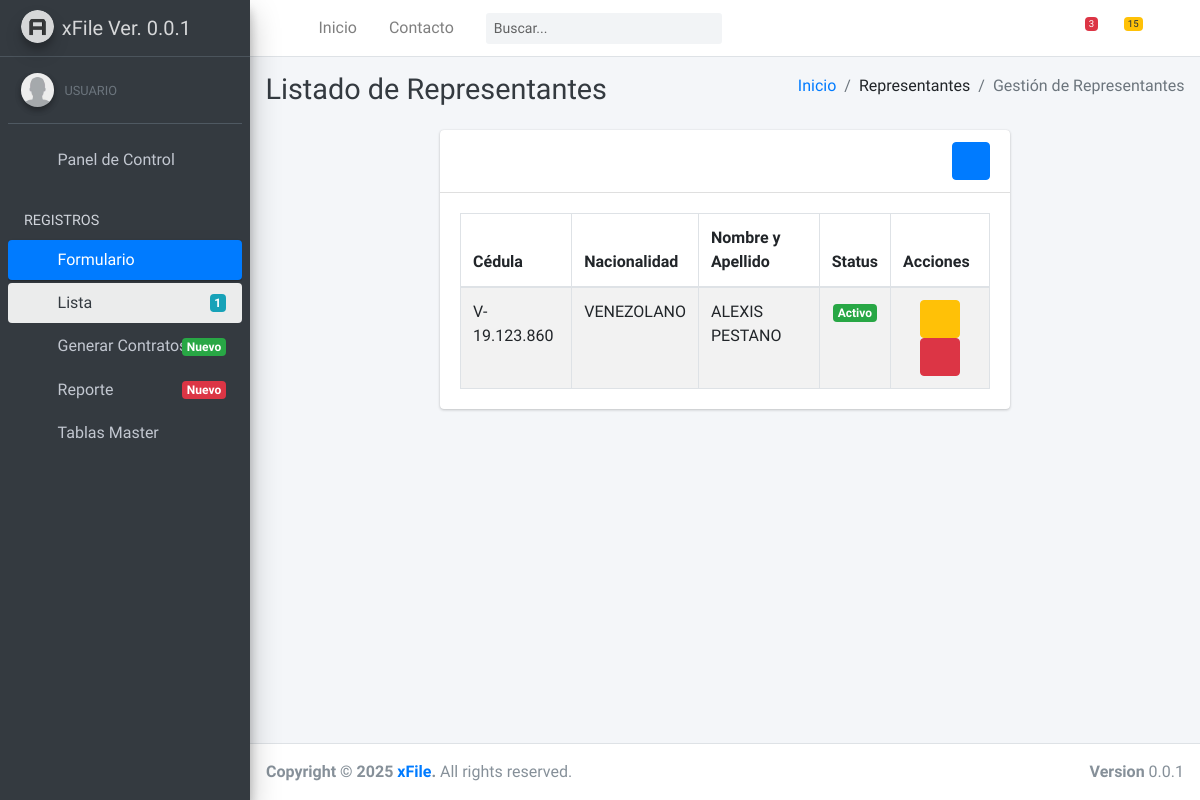
Screenshot of /representantes/ (signed in) with the database file from the repository.
### formulario/models.py (models this page shows, shortened)
class ModeloAuditoria(models.Model):
    us_in = models.CharField('Creado por', max_length=150, null=True, blank=True)
    fe_us_in = models.DateTimeField('Fecha de Creación', auto_now_add=True)
    us_mo = models.CharField('Modificado por', max_length=150, null=True, blank=True)
    fe_us_mo = models.DateTimeField('Fecha de Modificación', auto_now=True)
    class Meta:
        abstract = True

class Representantes(ModeloAuditoria):
    cedula = models.CharField('Cédula', help_text='Cédula del representante', max_length=12, primary_key=True)
    nacionalidad = models.CharField('Nacionalidad', help_text='Nacionalidad', max_length=120)
    ciudadano_ciudadana = models.CharField('Ciudadano/Ciudadana', max_length=20, help_text='Ciudadano/Ciudadana')
    nombre = models.CharField('Nombre y Apellido', help_text='Nombre y apellido del representante', max_length=120)
    entidad = models.ForeignKey(Entidades, on_delete=models.PROTECT, related_name='representante')
    condicion = models.CharField('Condición y/o Caracter Representativo', help_text='Condición y/o Caracter Representativo', max_length=120)
    region = models.CharField('Región', help_text='Región', max_length=120)
    status = models.BooleanField('Estado', default=True, help_text='Estado de actividad')
    class Meta:
        verbose_name = 'Representante'
        verbose_name_plural = 'Representantes'
        ordering = ['cedula', 'nombre']

### formulario/views.py (the view)
# urls.py: path('representantes/', RepresentantesListView.as_view(), name='representantes_list'),
class RepresentantesListView(LoginRequiredMixin, ListView):
    model = Representantes
    template_name = 'pages/representantes.html'
    context_object_name = 'registros'
    def get_queryset(self):
        queryset = super().get_queryset()
        search = self.request.GET.get('search', '')
        if search:
            queryset = queryset.filter(nombre__icontains=search)
        return queryset.order_by('cedula')
    def get_context_data(self, **kwargs):
        context = super().get_context_data(**kwargs)
        context['entidades'] = Entidades.objects.filter(status=True)
        context['total_registros'] = self.get_queryset().count()
        return context

### templates/pages/representantes.html (shortened to what this page needs)
{% extends 'layouts/base.html' %}
{% load static %}
{% block extrahead %}
<link rel="stylesheet" href="{% static '3atech/plugins/datatables-bs4/css/dataTables.bootstrap4.min.css' %}" />
<link rel="stylesheet" href="{% static '3atech/plugins/datatables-responsive/css/responsive.bootstrap4.min.css' %}" />
<link rel="stylesheet" href="{% static '3atech/plugins/bootstrap-colorpicker/css/bootstrap-colorpicker.min.css' %}">
<link rel="stylesheet" href="{% static '3atech/plugins/select2/css/select2.min.css' %}">
<link rel="stylesheet" href="{% static '3atech/plugins/select2-bootstrap4-theme/select2-bootstrap4.min.css' %}">
{% endblock extrahead %}
{% block contentheader %}
<div class="content-header">
  <div class="container-fluid">
    <div class="row mb-2">
      <div class="col-sm-6">
        <h1 class="m-0 text-dark">Listado de Representantes</h1>
      </div>
      <div class="col-sm-6">
        <ol class="breadcrumb float-sm-right">
          <li class="breadcrumb-item"><a href="{% url 'home' %}">Inicio</a></li>
          <li class="breadcrumb-item">Representantes</li>
          <li class="breadcrumb-item active">Gestión de Representantes</li>
        </ol>
      </div>
    </div>
  </div>
</div>
{% endblock contentheader %}
{% block content %}
<div class="card" style="width: 60%; margin: auto;">
    <div class="card-header d-flex justify-content-end">
       <button type="button" class="btn btn-primary" data-toggle="modal" data-target="#createModal">
        <i class="fas fa-solid fa-plus me-1"></i>
       </button>
    </div>
    <div class="card-body">
      <table id="example1" class="table table-bordered table-striped">
        <thead>
            <tr>
                <th>Cédula</th>
                <th>Nacionalidad</th>
                <th>Nombre y Apellido</th>
                <th>Status</th>
                <th>Acciones</th>
            </tr>
        </thead>
        <tbody>
            {% for representante in registros %}
            <tr>
                <td>{{ representante.cedula }}</td>
                <td>{{ representante.nacionalidad }}</td>
                <td>{{ representante.nombre }}</td>
                <td class="text-center">
                    {% if representante.status %}
                    <span class="badge bg-success color-palette">Activo</span>
                    {% else %}
                    <span class="badge bg-secondary">Inactivo</span>
                    {% endif %}
                </td>
                <td class="text-center">
                    <button class="btn btn-warning" data-toggle="modal"
                            data-target="#editModal"
                            data-cedula="{{ representante.cedula }}"
                            data-nacionalidad="{{ representante.nacionalidad }}"
                            data-nombre="{{ representante.nombre }}"
                            data-status="{{ representante.status }}"
                            data-entidad="{{ representante.entidad.id }}"
                            data-condicion="{{ representante.condicion }}"
                            data-region="{{ representante.region }}"
                            data-ciudadano_ciudadana="{{ representante.ciudadano_ciudadana }}">
                            <i class='bx bx-edit'></i>
                    </button>
                    <button class="btn btn-danger" data-toggle="modal"
                            data-target="#deleteModal"
                            data-cedula="{{ representante.cedula }}"
                            data-nombre="{{ representante.nombre }}">
                            <i class='bx bx-trash'></i>
                    </button>
                </td>
            </tr>
            {% endfor %}
        </tbody>
      </table>
    </div>
</div>
{% endblock %}

### templates/includes/user.html (shortened to what this page needs)
{% load static %}
<div class="user-panel mt-3 pb-3 mb-3 d-flex">
  {% if user.is_authenticated %}
    <div class="image">
      {% if user.profile.avatar %}
        <img src="{{ user.profile.avatar.url }}" class="img-circle elevation-2" alt="User Image">
      {% else %}
        <img src="{% static '3atech/media/profile_default.png' %}" class="img-circle elevation-2" alt="User Image">
    </div>
    <div class="info">
      <small class="text-muted">{{ user.groups.first.name }}</small>
    </div>
    {% endif %}
  {% endif %}
</div>

### rows the page displays
Representantes: cedula "V-19.123.860", nacionalidad "VENEZOLANO", nombre "ALEXIS PESTANO", status "Activo"

### other values shown
{{ user.groups.first.name }} "USUARIO"
{{ total_registros }} "1"
